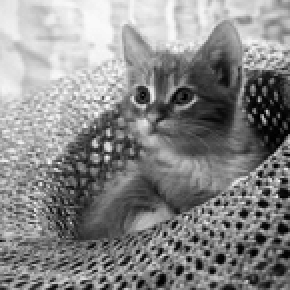
#> input picture test.png, 145 x 145 px, found by its file name (shown 2 times larger)
$ jupyter execute DIP_assignment_201914032.ipynb
#> lines starting #> are read from the running program, lines starting #| are printed output that depends on the picture; after the words box and inside, x2 and y2 are one past the last pixel; in counts of white or black regions, pixels touching at a corner belong together
### Ideal low pass filter

[cell 1]
import cv2
import numpy as np
import matplotlib.pyplot as plt
# f(x,y)
f = cv2.imread("/content/test.png",0)
#> f is the input picture: shape (145, 145); min 0, max 255, mean 135.4
plt.imshow(f,cmap='gray');
plt.show()
# transform image f(x,y) into frequency domain
# F(u,v)
F = np.fft.fft2(f) # transform into frequency domain
plt.imshow(np.log1p(np.abs(F)),cmap='gray') # low freq at corner and high freq at center
plt.show()

Fshift = np.fft.fftshift(F)
plt.imshow(np.log1p(np.abs(Fshift)),cmap='gray') # low freq at center and high freq at corner
plt.show()
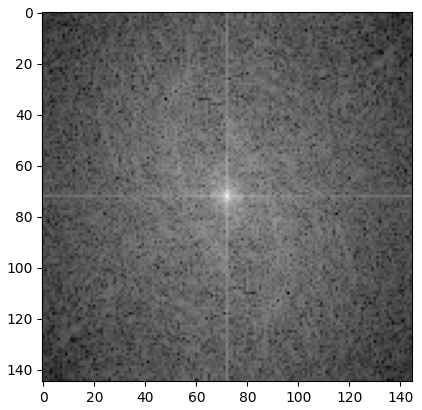
#> figure drawn by matplotlib, 1 panel

# Creating the ideal low pass filter
M,N = f.shape
#> M = 145; N = 145
H = np.zeros((M,N),dtype=np.float32)

D0 = 50 # cutoff frequency
for u in range(M):
  for v in range(N):
    D = np.sqrt((u-M/2)**2 + (v-N/2)**2)
    if D <= D0 :
      H[u,v] = 1
    else :
      H[u,v] = 0
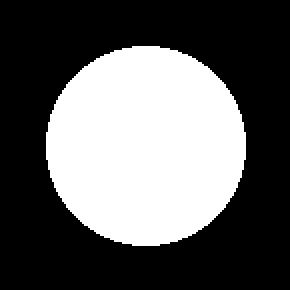
#> H: shape (145, 145) float32 (shown 2 times larger); values 0 (black) and 1 (white), 37.4% white; 1 white region, box (x1, y1, x2, y2) and area: (23, 23, 123, 123) 7860

plt.imshow(H,cmap='gray')
plt.show()

# Filtered image in frequency Domain
Gshift = Fshift*H # low freq at center and high freq at corner
plt.imshow(np.log1p(np.abs(Gshift)),cmap='gray')

# Inverse Filtering
# F(u,v)
G = np.fft.ifftshift(Gshift) # transform into frequency domain
plt.imshow(np.log1p(np.abs(F)),cmap='gray') # low freq at corner and high freq at center
g = np.abs(np.fft.ifft2(G))
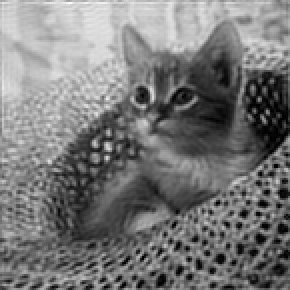
#> g: shape (145, 145) float64 (shown 2 times larger); min 0.499, max 285.9, mean 135.5; drawn with min black and max white
cv2.imwrite('out1_ideal_low_pass_filter.png',g)
plt.imshow(g,cmap='gray');
plt.show()
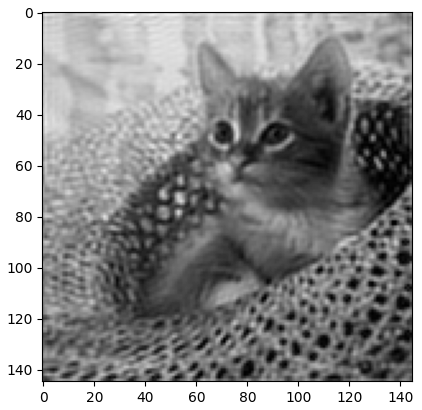
#> figure drawn by matplotlib, 1 panel

### **Gaussian High Pass Filtering**

[cell 2]
# open the image f
f = cv2.imread('/content/test.png',0)

plt.figure(figsize=(5,5))
plt.imshow(f, cmap='gray')
plt.axis('off')
plt.show()

# transform the image into frequency domain, f --> F
F = np.fft.fft2(f)
Fshift = np.fft.fftshift(F)

# Create filter H
M,N = f.shape
H = np.zeros((M,N), dtype=np.float32)
D0 = 3
for u in range(M):
    for v in range(N):
        D = np.sqrt((u-M/2)**2 + (v-N/2)**2)
        H[u,v] = np.exp(-D**2/(2*D0*D0))
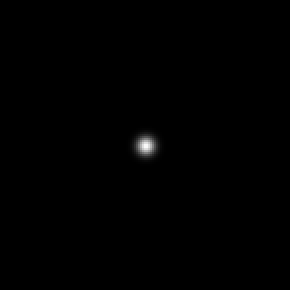
#> H: shape (145, 145) float32 (shown 2 times larger); min 0, max 0.973, mean 0.00269

# Gaussian: High pass filter
HPF = 1 - H

# Image Filters
Gshift = Fshift * HPF
G = np.fft.ifftshift(Gshift)
g = np.abs(np.fft.ifft2(G))
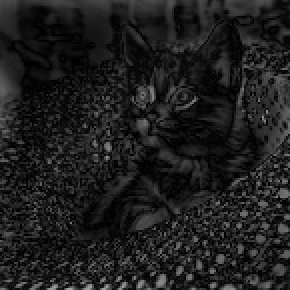
#> g: shape (145, 145) float64 (shown 2 times larger); min 0.154, max 164.3, mean 30.7
cv2.imwrite('out2_gaussian_high_pass_filter.png',g)

plt.figure(figsize=(5,5))
plt.imshow(np.log1p(np.abs(g)), cmap='gray')
plt.axis('off')
plt.show()
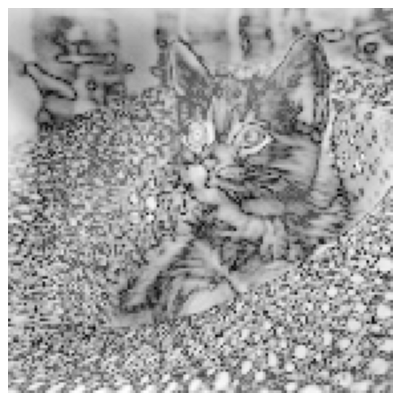
#> figure drawn by matplotlib, 1 panel

### **K means Clustering**

[cell 3]
from google.colab.patches import cv2_imshow
import numpy as np
import cv2 as cv

img = cv.imread('/content/test.png',1)
plt.figure(figsize=(5,5))
plt.imshow(img, cmap='gray')
plt.axis('off')
plt.show()
# https://appdividend.com/2022/03/18/how-to-access-pixel-data-in-image-using-python-opencv/
# print(len(img),' ',len(img[0]))
'''
There are 3 features, say, R,G,B.
So we need to reshape the image to an array of Mx3 size (M is number of pixels in image).
 And after the clustering, we apply centroid values (it is also R,G,B) to all pixels,
  such that resulting image will have specified number of colors.
 And again we need to reshape it back to the shape of original image.
'''
Z = img.reshape((-1,len(img)*len(img[0])*3))
# convert to np.float32
Z = np.float32(Z)
# define criteria, number of clusters(K) and apply kmeans()
criteria = (cv.TERM_CRITERIA_EPS + cv.TERM_CRITERIA_MAX_ITER, 10, 1.0)
K = 3
ret,label,center=cv.kmeans(Z,K,None,criteria,10,cv.KMEANS_PP_CENTERS)
#> ret = 31872067.8; center = [134.1, 59.23, 210.3]
# Now convert back into uint8, and make original image
center = np.uint8(center)
#> center = [134, 59, 210]
res = center[label.flatten()]
res2 = res.reshape((img.shape))
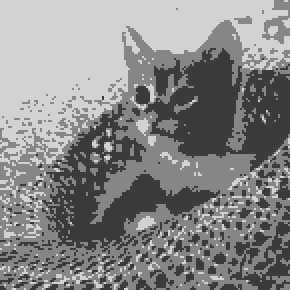
#> res2: shape (145, 145, 3) (shown 2 times larger); min 59, max 210, mean 135.2
cv2.imwrite('out3_k_means_clustering.png',res2)
plt.figure(figsize=(5,5))
plt.imshow(res2, cmap='gray')
plt.axis('off')
plt.show()
cv.waitKey(0)
cv.destroyAllWindows()

### **Erosion using Kernel as Mask**

[cell 4]
import cv2 as cv
from google.colab.patches import cv2_imshow
import numpy as np
# padding
def padding(originalImg, padSize):
    padImg = np.ones((rows+2*padSize, columns+2*padSize), dtype=np.uint8)*np.inf
    # using Slicing
    padImg[padSize:rows+padSize, padSize:columns+padSize] = originalImg

    return padImg
# Morphological Erosion
def Erosion(padImg, kernel, size):
    output = np.zeros((rows, columns), dtype=np.uint8)
    for i in range(0, rows):
        for j in range(0, columns):
            # Slicing
            portion = padImg[i:i+size, j:j+size]
            portion1 = portion.flatten() # convert to 1d
            portion2 = kernel.flatten()
            # sum of kernel and window
            p1 = (np.sum(portion1))
            p2 = (np.sum(portion2))*255
            # if Fit condition satisfies
            if p1 == p2:
                output[i, j] = 255
            else:
                output[i, j] = np.min(portion1)
    return output


size = 3
# Structuring Element
kernel = np.ones((size, size), np.uint8)

# padding size
p_size = size//2 # floor division = 9


# image reading
orginalImg = cv.imread('/content/test.png', 0)
plt.figure(figsize=(5,5))
plt.imshow(orginalImg, cmap='gray')
plt.axis('off')
plt.show()


# getting size of image
rows = orginalImg.shape[0]
#> rows = 145
columns = orginalImg.shape[1]
#> columns = 145

# padding function call
padImg = padding(orginalImg, p_size)
#> in padding, `padImg[padSize:rows+padSize, padSize:columns+padSize] = originalImg`:
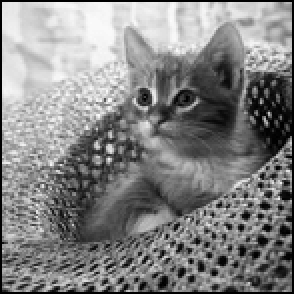
#> padImg: shape (147, 147) float64 (shown 2 times larger); 2.7% of the values are NaN or infinite; the others: min 0, max 255, mean 135.4; drawn with min black, max white, NaN and infinite black
plt.figure(figsize=(5,5))
plt.imshow(padImg, cmap='gray')
plt.axis('off')
plt.show()


# Morphological Erosion
Ero = Erosion(padImg, kernel, size)
#> after the loop in Erosion, `for i in range(0, rows):`:
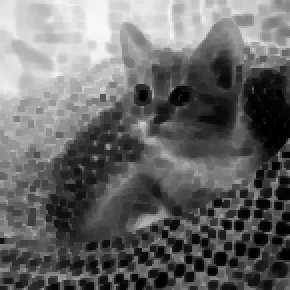
#> output: shape (145, 145) (shown 2 times larger); min 0, max 249, mean 104.3
# erode image show
cv2.imwrite('out4_erosion.png',Ero)
plt.figure(figsize=(5,5))
plt.imshow(Ero, cmap='gray')
plt.axis('off')
plt.show()
